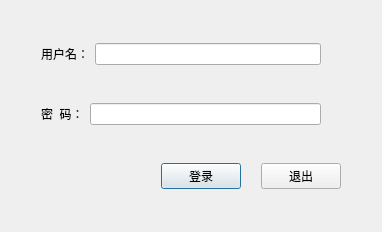
<?xml version="1.0" encoding="UTF-8"?>
<ui version="4.0">
 <class>CLoginTable</class>
 <widget class="QDialog" name="CLoginTable">
  <property name="geometry">
   <rect>
    <x>0</x>
    <y>0</y>
    <width>372</width>
    <height>232</height>
   </rect>
  </property>
  <property name="windowTitle">
   <string>教员管理系统登录</string>
  </property>
  <layout class="QVBoxLayout" name="verticalLayout">
   <item>
    <layout class="QHBoxLayout" name="horizontalLayout">
     <property name="leftMargin">
      <number>30</number>
     </property>
     <property name="rightMargin">
      <number>50</number>
     </property>
     <item>
      <widget class="QLabel" name="labelLogin">
       <property name="styleSheet">
        <string notr="true">font: 16pt &quot;宋体&quot;;</string>
       </property>
       <property name="text">
        <string>用户名：</string>
       </property>
      </widget>
     </item>
     <item>
      <widget class="QLineEdit" name="editUserName"/>
     </item>
    </layout>
   </item>
   <item>
    <layout class="QHBoxLayout" name="horizontalLayout_2">
     <property name="leftMargin">
      <number>30</number>
     </property>
     <property name="rightMargin">
      <number>50</number>
     </property>
     <item>
      <widget class="QLabel" name="labelPassword">
       <property name="styleSheet">
        <string notr="true">font: 16pt &quot;宋体&quot;;</string>
       </property>
       <property name="text">
        <string>密  码：</string>
       </property>
      </widget>
     </item>
     <item>
      <widget class="QLineEdit" name="editPassword">
       <property name="inputMask">
        <string/>
       </property>
      </widget>
     </item>
    </layout>
   </item>
   <item>
    <layout class="QHBoxLayout" name="horizontalLayout_3">
     <property name="spacing">
      <number>20</number>
     </property>
     <property name="leftMargin">
      <number>150</number>
     </property>
     <property name="rightMargin">
      <number>30</number>
     </property>
     <item>
      <widget class="QPushButton" name="buttonLogin">
       <property name="styleSheet">
        <string notr="true">font: 16pt &quot;宋体&quot;;</string>
       </property>
       <property name="text">
        <string>登录</string>
       </property>
      </widget>
     </item>
     <item>
      <widget class="QPushButton" name="buttonExit">
       <property name="styleSheet">
        <string notr="true">font: 16pt &quot;宋体&quot;;</string>
       </property>
       <property name="text">
        <string>退出</string>
       </property>
      </widget>
     </item>
    </layout>
   </item>
  </layout>
 </widget>
 <resources/>
 <connections>
  <connection>
   <sender>buttonExit</sender>
   <signal>clicked()</signal>
   <receiver>CLoginTable</receiver>
   <slot>reject()</slot>
   <hints>
    <hint type="sourcelabel">
     <x>255</x>
     <y>180</y>
    </hint>
    <hint type="destinationlabel">
     <x>189</x>
     <y>109</y>
    </hint>
   </hints>
  </connection>
 </connections>
</ui>
